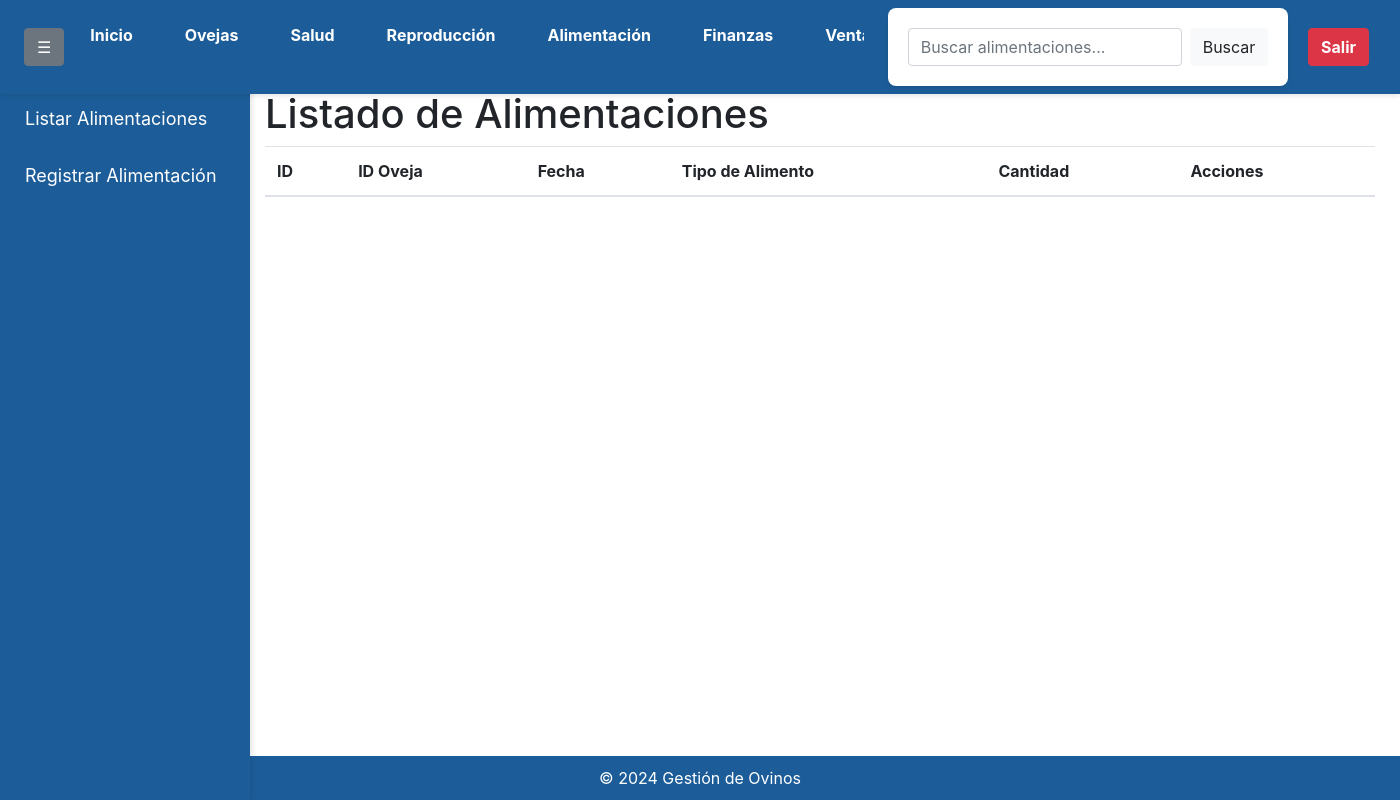
Before: /listar_alimentacion (signed in) with the older database file.
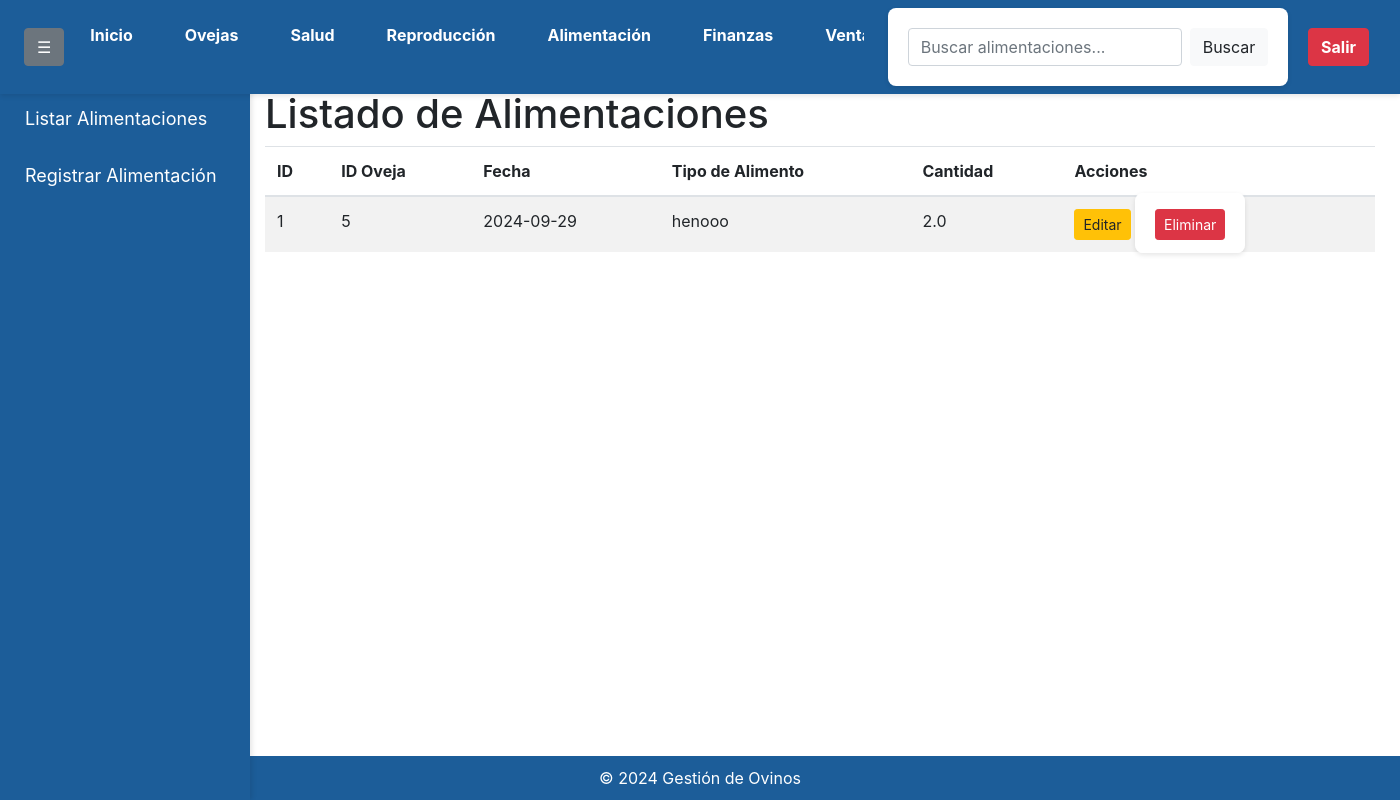
After: the same page with the newer database file.
### app/models.py (models this page shows)
class Alimentacion(db.Model):
    id = db.Column(db.Integer, primary_key=True)
    id_oveja = db.Column(db.Integer, db.ForeignKey('oveja.id'), nullable=False)
    fecha = db.Column(db.Date, nullable=False)
    tipo_alimento = db.Column(db.String(100), nullable=False)
    cantidad = db.Column(db.Float, nullable=False)
    user_id = db.Column(db.Integer, db.ForeignKey('user.id'), nullable=False)
    oveja = db.relationship('Oveja', backref='alimentaciones')
    user = db.relationship('User', backref='alimentaciones')

### app/routes.py (the view)
@app.route('/listar_alimentacion')
@login_required
def listar_alimentacion():
    search_query = request.args.get('search', '')  # Obtener el término de búsqueda desde la solicitud
    if search_query:
        alimentaciones = Alimentacion.query.filter(
            (Alimentacion.tipo_alimento.contains(search_query)) |
            (Alimentacion.fecha.contains(search_query)) |
            (Alimentacion.cantidad.contains(search_query)) |
            (Oveja.nombre.contains(search_query))  # Filtrar por nombre de la oveja también
        ).join(Oveja).filter(Alimentacion.user_id == current_user.id).all()  # Solo alimentaciones del usuario actual
    else:
        alimentaciones = Alimentacion.query.filter_by(user_id=current_user.id).all()
    return render_template('listar_alimentacion.html', alimentaciones=alimentaciones, search_query=search_query)

### app/__init__.py (called while the page is built)
@login_manager.user_loader
def load_user(user_id):
    return User.query.get(int(user_id))

### app/templates/listar_alimentacion.html (shortened to what the changed rows need)
<!DOCTYPE html>
<html lang="es">
<head>
    <link rel="stylesheet" href="{{ url_for('static', filename='styles.css') }}">
    <link rel="stylesheet" href="https://maxcdn.bootstrapcdn.com/bootstrap/4.5.2/css/bootstrap.min.css">
</head>
<body>
    <div class="container mt-3">
        <h1 style="margin-top: 70px;">Listado de Alimentaciones</h1>
        <table class="table table-striped">
            <thead>
                <tr>
                    <th>ID</th>
                    <th>ID Oveja</th>
                    <th>Fecha</th>
                    <th>Tipo de Alimento</th>
                    <th>Cantidad</th>
                    <th>Acciones</th>
                </tr>
            </thead>
            <tbody>
                {% for alimentacion in alimentaciones %}
                    <tr>
                        <td>{{ alimentacion.id }}</td>
                        <td>{{ alimentacion.id_oveja }}</td>
                        <td>{{ alimentacion.fecha }}</td>
                        <td>{{ alimentacion.tipo_alimento }}</td>
                        <td>{{ alimentacion.cantidad }}</td>
                        <td>
                            <a href="{{ url_for('editar_alimentacion', id=alimentacion.id) }}" class="btn btn-warning btn-sm">Editar</a>
                            <form action="{{ url_for('eliminar_alimentacion', id=alimentacion.id) }}" method="POST" style="display:inline;">
                                <button type="submit" class="btn btn-danger btn-sm" onclick="return confirm('¿Estás seguro de que deseas eliminar esta alimentación?');">Eliminar</button>
                            </form>
                        </td>
                    </tr>
                {% endfor %}
            </tbody>
        </table>
    </div>
</body>
</html>

Changed rows visible on the page:
added Alimentacion: id "1", id_oveja "5", fecha "2024-09-29", tipo_alimento "henooo", cantidad "2.0"
